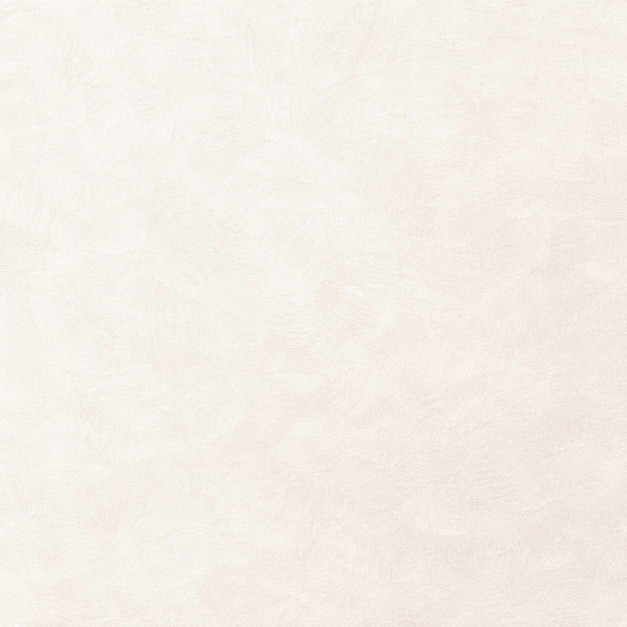
#> input picture assets/art/production/carpet-light-mode/carpet-overlay-5x5-multiply-light-v1.png, 1254 x 1254 px, found by its file name (shown at 1/2 size)
$ python import_carpet_texture.py
#> lines starting #> are read from the running program, lines starting #| are printed output that depends on the picture
# -*- coding: utf-8 -*-
"""Zet de tapijttextuur uit Photoshop klaar voor de bank.

Het bestand is een zacht reliëf dat over het hele tapijt heen gaat, bedoeld
voor een gebied van vijf bij vijf vakjes. Het origineel is 1254 pixels in het
vierkant en weegt 2,4 MB als PNG -- veel te veel voor een laag die je nauwelijks
ziet. De tekening loopt maar van 202 tot 255 en is vrijwel kleurloos, dus JPEG
kan hem zonder zichtbaar verlies tot een fractie terugbrengen. Alpha is niet
nodig: de laag vermenigvuldigt of screent, hij dekt niets af.
"""
import io, os, sys, time
from PIL import Image

WORTEL = os.path.dirname(os.path.dirname(os.path.dirname(os.path.abspath(__file__))))
BRON = os.path.join(WORTEL, "Design Department", "60 Repo Sources", "production", "carpet-light-mode",
                    "carpet-overlay-5x5-multiply-light-v1.png")
DOEL = os.path.join(WORTEL, "assets", "art", "overlays", "mat-textuur.jpg")
MAAT = 768      # vijf vakjes breed; op een telefoon is een vakje zelden 75 pixels

def main():
    if not os.path.exists(BRON):
        print("bron ontbreekt:", BRON); return 1
    im = Image.open(BRON).convert("RGB").resize((MAAT, MAAT), Image.LANCZOS)
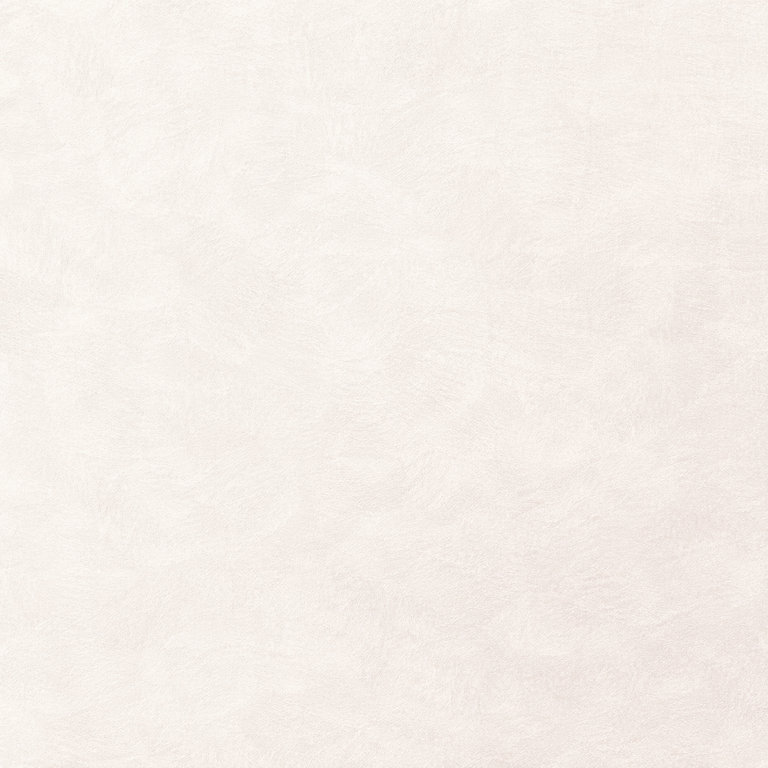
#> im: PIL image 768x768 RGB; mean R, G, B 245, 238.5, 233.1
    os.makedirs(os.path.dirname(DOEL), exist_ok=True)
    tmp = DOEL + ".tmp"
    im.save(tmp, format="JPEG", quality=90, optimize=True, subsampling=0)
    for _ in range(8):
        try:
            os.replace(tmp, DOEL); break
        except PermissionError:
            time.sleep(1)
    print("tapijttextuur %d x %d, %d kB" % (MAAT, MAAT, os.path.getsize(DOEL) // 1024))
    return 0

if __name__ == "__main__":
    sys.exit(main())
#> (the program exits here)

$ run again, with assets/art/production/carpet-light-mode/carpet-autotile-style-sheet-light-pastel-v2.png copied over assets/art/production/carpet-light-mode/carpet-overlay-5x5-multiply-light-v1.png
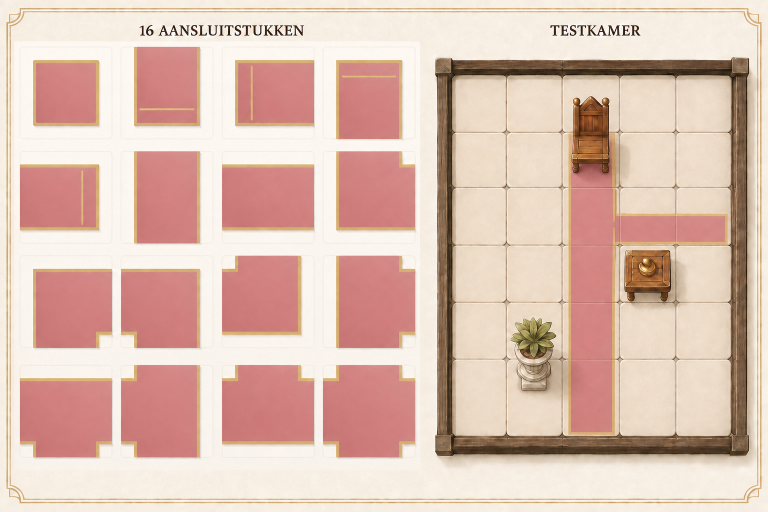
#> input picture assets/art/production/carpet-light-mode/carpet-autotile-style-sheet-light-pastel-v2.png, 1536 x 1024 px, found by its file name (shown at 1/2 size)
#> in main, `im = Image.open(BRON).convert("RGB").resize((MAAT, MAAT), Image.LANCZOS)`:
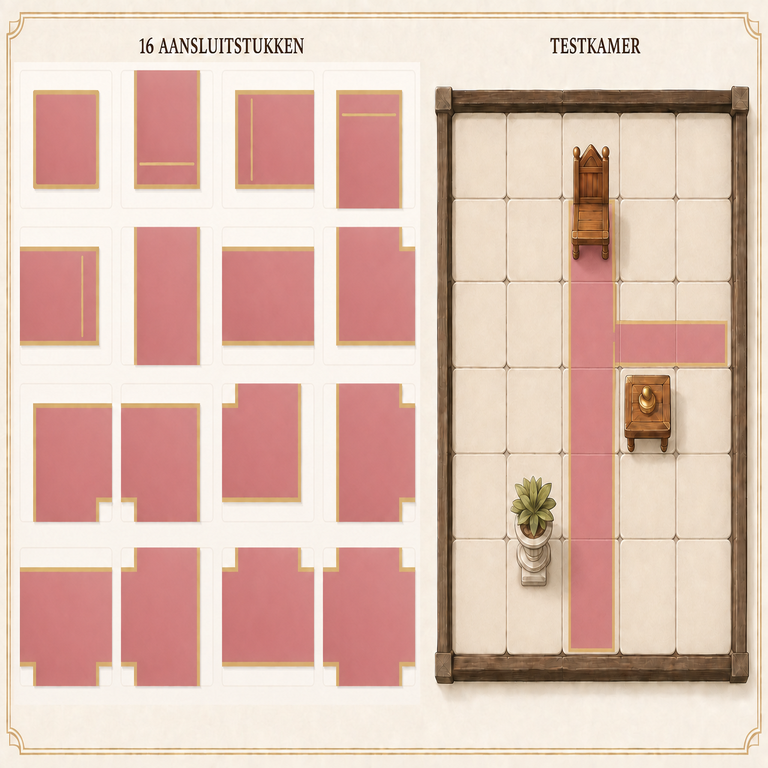
#> im: PIL image 768x768 RGB; mean R, G, B 221.8, 190.8, 178
